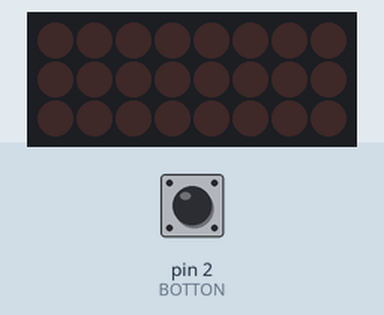
A sketch run on a simulated Arduino Uno, built with avr-gcc and run on an emulated ATmega328P. Shown: 8×3 LED matrix. Wiring (inferred from the names in the program): LED matrix (orientation assumed): rows pin 7, pin 6, pin 13; columns pin 5, pin 4, pin 3, A4, A3, A2, A1, A0. The test bench sets the inputs (shaded band); at power-on: pin 2 (BOTTON) HIGH.

Above: at 1.2 s.
1.3 s: pin 2 (BOTTON) pulled LOW for 0.15 s
At 2.3 s:
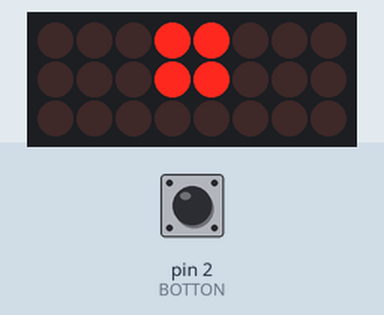
2.9 s: pin 2 (BOTTON) pulled LOW for 1 s
At 4.3 s:
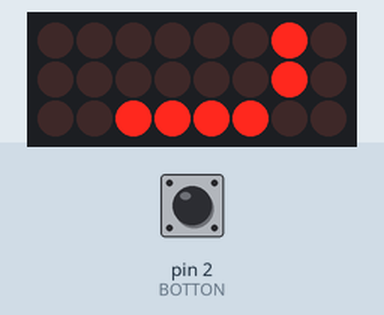
5.4 s: pin 2 (BOTTON) pulled LOW for 3.2 s
At 6.2 s:
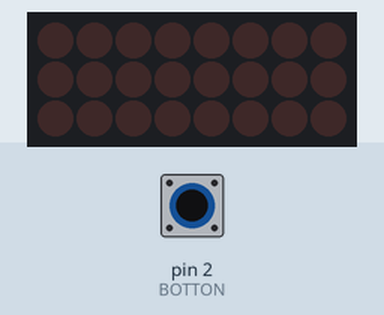
Timing chart, 0 to 8.4 s (numbered marks = the images above; inputs shaded):
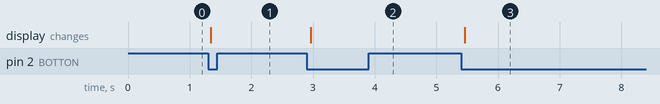

The sketch:

01.ino
```cpp
#define ROW1 13
#define ROW2 12
#define ROW3 11
#define ROW4 10
#define ROW5 9
#define ROW6 8
#define ROW7 7
#define ROW8 6

#define COL1 5
#define COL2 4
#define COL3 3
#define COL4 A4
#define COL5 A3
#define COL6 A2
#define COL7 A1
#define COL8 A0

#define BOTTON 2

const int row[] = { ROW1, ROW2, ROW3, ROW4, ROW5, ROW6, ROW7, ROW8};
const int col[] = { COL1,COL2, COL3, COL4, COL5, COL6, COL7, COL8};
byte scan[8][8] = { {1,0,0,0,0,0,0,0},
                    {0,1,0,0,0,0,0,0},
                    {0,0,1,0,0,0,0,0},
                    {0,0,0,1,0,0,0,0},
                    {0,0,0,0,1,0,0,0},
                    {0,0,0,0,0,1,0,0},
                    {0,0,0,0,0,0,1,0},
                    {0,0,0,0,0,0,0,1} };

byte W[8][8] = { {1,1,1,1,1,1,1,1},
                 {0,1,1,1,1,1,1,0},
                 {0,1,1,0,0,1,1,0},
                 {0,1,1,0,0,1,1,0},
                 {0,1,1,0,0,1,1,0},
                 {1,0,0,1,1,0,0,1},
                 {1,1,1,1,1,1,1,1},
                 {1,1,1,1,1,1,1,1}};

byte T[8][8] = { {1,1,1,1,1,1,1,1},
                 {1,0,0,0,0,0,0,1},
                 {1,0,0,0,0,0,0,1},
                 {1,1,1,0,0,1,1,1},
                 {1,1,1,0,0,1,1,1},
                 {1,1,1,0,0,1,1,1},
                 {1,1,1,0,0,1,1,1},
                 {1,1,1,0,0,1,1,1}};

byte F[8][8] = { {1,1,0,0,0,0,0,1},
                 {1,1,1,1,1,1,0,1},
                 {1,1,1,1,1,1,0,1},
                 {1,1,1,0,0,0,0,1},
                 {1,1,1,1,1,1,0,1},
                 {1,1,1,1,1,1,0,1},
                 {1,1,1,1,1,1,0,1},
                 {1,1,1,1,1,1,0,1}};

byte preState = 1, nowState = 1, patternID = 0;

void setup() {
  for (byte i = 0; i <= sizeof(row); i++) {
    pinMode(row[i], OUTPUT);
  }
  for (byte i = 0; i <= sizeof(col); i++) {
    pinMode(col[i], OUTPUT);
  }

  pinMode(BOTTON, INPUT_PULLUP);
  Serial.begin(9600);

}


void loop() {
  nowState = digitalRead(BOTTON);

  if(nowState == 0 && preState == 1) {
    patternID ++;
    if(patternID >= 3) {
      patternID = 0;
    }
  }

  if(patternID == 0){
    showPattern(W);
  }

  if(patternID == 1){
    showPattern(T);
  }

  if(patternID == 2){
    showPattern(F);
  }

  preState = nowState;

}

void showPattern(byte matrix[8][8]){
  for(byte i = 0; i < 8; i++){
    for(byte j = 0; j < 8; j++){
      digitalWrite(row[j], 1 - scan[i][j]);
      digitalWrite(col[j], 1 - matrix[i][j]);
    }
    for(byte j = 0; j < 8; j++){
      digitalWrite(row[j], HIGH);
      digitalWrite(col[j], LOW);
    }
  }
}
```

Measured:
- after the input at 1.3 s, the display: changes at once (image 1)
- after the input at 2.9 s, the display: changes after 0.06 s (image 2)
- after the input at 5.4 s, the display: changes after 0.06 s (image 3)
